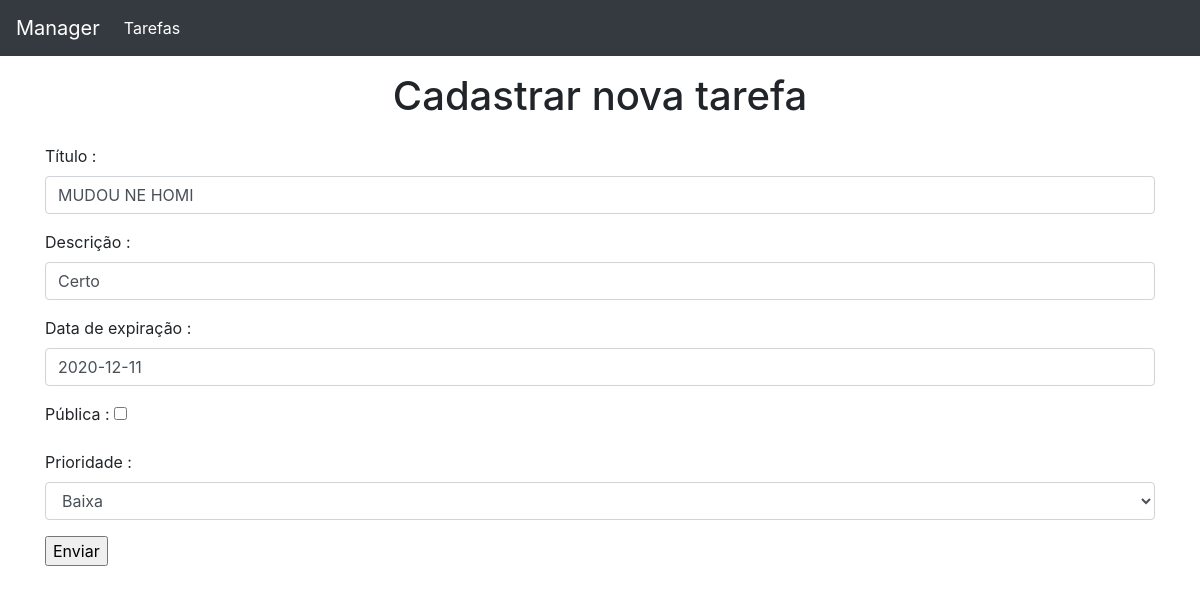
The page /tarefas/editar/7/ (signed in) on the database its author committed.
### app/models.py (models this page shows)
class Tarefa(models.Model):
    PRIORIDADE_CHOICES = [
        ('A', "Alta"),
        ('N', "Normal"),
        ('B', "Baixa"),
    ]
    titulo = models.CharField(max_length=30, null=False, blank=False)
    public = models.BooleanField(default=False)
    descricao = models.CharField(max_length=100, null=False, blank=False)
    data_expiracao = models.DateField(null=False, blank=False)
    prioridade = models.CharField(max_length=1, choices=PRIORIDADE_CHOICES, null=False, blank=False)
    usuario = models.ForeignKey(User, null=True, on_delete=models.CASCADE )

### app/views/tarefas_views.py (the view)
# urls.py: path('editar/<int:id>/', editar_tarefas, name="editar_tarefas"),
@login_required
def editar_tarefas(request, id):
    usuario_logado  = request.user.id
    tarefa_especifica = tarefa_service.listar_tarefas_id(id,usuario_logado)
    form_tarefa = TarefaForm(request.POST or None, instance=tarefa_especifica)
    if request.method == 'POST':
        if form_tarefa.is_valid():
            form_tarefa.save()
            return redirect('app:listar_tarefas')
        else:
            redirect('app:editar_tarefas')
    return render(request, 'tarefas/form_tarefa.html', {'form_tarefa':form_tarefa})

### app/forms.py
class TarefaForm(forms.ModelForm):
    class Meta:
        model = Tarefa
        fields = ['titulo','descricao','data_expiracao','public','prioridade']

### app/services/tarefa_service.py (called while the page is built)
def listar_tarefas_id(id,id_user):
    todas_do_user_id = Tarefa.objects.filter(usuario=id_user).all()
    return todas_do_user_id.get(id=id)

### app/templatetags/boot_css.py (called while the page is built)
@register.filter(name='addClass')
def addClass(value, arg):
    return value.as_widget(attrs={'class': arg})

### app/templates/tarefas/form_tarefa.html (shortened to what this page needs)
{% extends 'base.html' %}
{% load boot_css %}
{% block content %}
    <h1 class="text-center p-3">Cadastrar nova tarefa</h1>
    <form  method="POST">
        <div class="form-group">
            <label>Título :</label>
            {{ form_tarefa.titulo|addClass:'form-control' }}
        </div>
        <div class="form-group">
            <label>Descrição :</label>
            {{ form_tarefa.descricao|addClass:'form-control' }}
        </div>
        <div class="form-group">
            <label>Data de expiração :</label>
            {{ form_tarefa.data_expiracao|addClass:'form-control' }}
        </div>
        <div class="form-group">
            <label>Pública :</label>
            {{ form_tarefa.public }}
        </div>
        <div class="form-group">
            <label>Prioridade :</label>
            {{ form_tarefa.prioridade|addClass:'form-control' }}
        </div>
        <div class="form-group">
            <input type="submit" value="Enviar"/>
        </div>
    </form>
{% endblock %}

### rows shown on the page
Tarefa: titulo "MUDOU NE HOMI", descricao "Certo", data_expiracao "2020-12-11", prioridade "Baixa"
